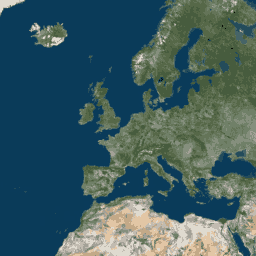
#> input picture input.png, 256 x 256 px
$ python palTest.py
#> lines starting #> are read from the running program, lines starting #| are printed output that depends on the picture
from PIL import Image
import numpy as np
import os

# Define Pyxel palette (RGB)
pyxel_palette = [
    (0, 0, 0), (43, 51, 95), (126, 32, 114), (25, 149, 156),
    (139, 72, 82), (57, 92, 152), (169, 193, 255), (238, 238, 238),
    (212, 24, 108), (211, 132, 65), (233, 195, 91), (112, 198, 169),
    (118, 150, 222), (163, 163, 163), (255, 151, 152), (237, 199, 176)
]

def rgb_to_lab(rgb):
    """Convert RGB to LAB color space for better perceptual matching"""
    r, g, b = rgb

    # Normalize RGB values
    r /= 255
    g /= 255
    b /= 255

    # Convert to XYZ
    r = ((r > 0.04045) and ((r + 0.055) / 1.055) ** 2.4) or (r / 12.92)
    g = ((g > 0.04045) and ((g + 0.055) / 1.055) ** 2.4) or (g / 12.92)
    b = ((b > 0.04045) and ((b + 0.055) / 1.055) ** 2.4) or (b / 12.92)

    x = (r * 0.4124 + g * 0.3576 + b * 0.1805) * 100
    y = (r * 0.2126 + g * 0.7152 + b * 0.0722) * 100
    z = (r * 0.0193 + g * 0.1192 + b * 0.9505) * 100

    # Convert XYZ to Lab
    x /= 95.047
    y /= 100.0
    z /= 108.883

    x = ((x > 0.008856) and x ** (1/3)) or (7.787 * x + 16/116)
    y = ((y > 0.008856) and y ** (1/3)) or (7.787 * y + 16/116)
    z = ((z > 0.008856) and z ** (1/3)) or (7.787 * z + 16/116)

    L = (116 * y) - 16
    a = 500 * (x - y)
    b = 200 * (y - z)

    return (L, a, b)

def color_distance(rgb1, rgb2):
    """Calculate perceptual color distance using LAB color space"""
    # Convert to LAB color space
    lab1 = rgb_to_lab(rgb1)
    lab2 = rgb_to_lab(rgb2)

    # Calculate Euclidean distance in LAB space
    L1, a1, b1 = lab1
    L2, a2, b2 = lab2

    deltaL = L1 - L2
    deltaA = a1 - a2
    deltaB = b1 - b2

    # Weight factors to better represent human perception
    # L channel (lightness) is weighted more heavily
    return np.sqrt((2 * deltaL**2) + deltaA**2 + deltaB**2)

def closest_color(rgb):
    """Find the closest color in the palette using perceptual color distance"""
    # Don't calculate for exact matches (optimization)
    if rgb in pyxel_palette:
        return rgb

    return min(pyxel_palette, key=lambda palette_color: color_distance(rgb, palette_color))

def apply_no_dithering(image_path, output_path):
    """Convert image using perceptual color matching without dithering"""
#> called with image_path = 'input.png', output_path = 'output/input_no_dither.png'
    img = Image.open(image_path).convert("RGB")
#> img is the input picture: PIL image 256x256 RGB; mean R, G, B 62.6, 93.2, 97.7
    width, height = img.size
#> width = 256; height = 256

    img_array = np.array(img)
    result_array = np.zeros_like(img_array)

    for y in range(height):
        for x in range(width):
            old_pixel = img_array[y, x]
            result_array[y, x] = closest_color(tuple(old_pixel))
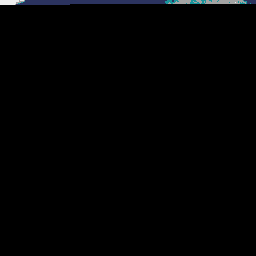
#> result_array: shape (256, 256, 3); mean R, G, B 1.4, 1.7, 2.1

    result_img = Image.fromarray(result_array.astype('uint8'), 'RGB')
    result_img.save(output_path)
    print(f"No dithering image saved to {output_path}")

# [255 lines left out: functions apply_floyd_steinberg, apply_ordered_dithering, apply_blue_noise_dithering, apply_pattern_dithering, apply_color_dithering, not called in this run]

def apply_pyxel_palette(image_path, output_dir="output"):
    """Generate multiple versions with different dithering methods and strengths"""
    # Create output directory if it doesn't exist
    if not os.path.exists(output_dir):
        os.makedirs(output_dir)

    # Get filename without extension
    base_filename = os.path.splitext(os.path.basename(image_path))[0]

    # No dithering (just perceptual color matching)
    apply_no_dithering(
        image_path,
        f"{output_dir}/{base_filename}_no_dither.png"
    )

    # Floyd-Steinberg dithering with different strengths
    for strength in [0.2, 0.4, 0.6, 0.8, 1.0]:
        apply_floyd_steinberg(
            image_path,
            f"{output_dir}/{base_filename}_floyd_{int(strength*100)}.png",
            dither_strength=strength
        )

    # Ordered dithering with different matrix sizes and strengths
    for size in [2, 4, 8]:
        for strength in [0.4, 0.8]:
            apply_ordered_dithering(
                image_path,
                f"{output_dir}/{base_filename}_ordered_m{size}_s{int(strength*100)}.png",
                matrix_size=size,
                dither_strength=strength
            )

    # Pattern dithering with different strengths
    for strength in [0.3, 0.6, 0.9]:
        apply_pattern_dithering(
            image_path,
            f"{output_dir}/{base_filename}_pattern_{int(strength*100)}.png",
            dither_strength=strength
        )

    # Color-preserving dithering with different strengths
    for strength in [0.3, 0.6, 0.9]:
        apply_color_dithering(
            image_path,
            f"{output_dir}/{base_filename}_color_dither_{int(strength*100)}.png",
            dither_strength=strength
        )

    # Blue noise dithering (if scipy available)
    try:
        for strength in [0.5, 1.0]:
            apply_blue_noise_dithering(
                image_path,
                f"{output_dir}/{base_filename}_blue_noise_{int(strength*100)}.png",
                dither_strength=strength
            )
    except ImportError:
        print("SciPy not available, skipping blue noise dithering")

# Example usage
if __name__ == "__main__":
    input_file = "input.png"

    # Generate multiple versions with different dithering methods and strengths
#> (the run stopped early here; a loop or call above may not have finished)
